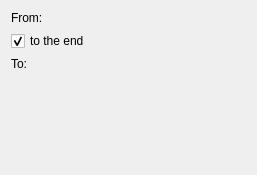
<?xml version="1.0" encoding="UTF-8"?>
<ui version="4.0">
 <class>RangeModifierDialogWidget</class>
 <widget class="QWidget" name="RangeModifierDialogWidget">
  <property name="geometry">
   <rect>
    <x>0</x>
    <y>0</y>
    <width>257</width>
    <height>175</height>
   </rect>
  </property>
  <layout class="QVBoxLayout" name="verticalLayout">
   <item>
    <layout class="QGridLayout" name="gridLayout" columnstretch="0,10">
     <item row="0" column="0">
      <widget class="QLabel" name="label">
       <property name="text">
        <string comment="start of the range">From:</string>
       </property>
      </widget>
     </item>
     <item row="0" column="1">
      <widget class="KIntNumInput" name="startInput" native="true">
       <property name="minimum" stdset="0">
        <number>1</number>
       </property>
      </widget>
     </item>
     <item row="1" column="0" colspan="2">
      <widget class="QCheckBox" name="toTheEndCheckBox">
       <property name="text">
        <string comment="range goes to the end of the string">to the end</string>
       </property>
       <property name="checked">
        <bool>true</bool>
       </property>
      </widget>
     </item>
     <item row="2" column="0">
      <widget class="QLabel" name="label_2">
       <property name="text">
        <string comment="end of the range">To:</string>
       </property>
      </widget>
     </item>
     <item row="2" column="1">
      <widget class="KIntNumInput" name="stopInput" native="true">
       <property name="minimum" stdset="0">
        <number>1</number>
       </property>
      </widget>
     </item>
    </layout>
   </item>
   <item>
    <spacer name="verticalSpacer">
     <property name="orientation">
      <enum>Qt::Vertical</enum>
     </property>
     <property name="sizeHint" stdset="0">
      <size>
       <width>20</width>
       <height>0</height>
      </size>
     </property>
    </spacer>
   </item>
  </layout>
 </widget>
 <customwidgets>
  <customwidget>
   <class>KIntNumInput</class>
   <extends>QWidget</extends>
   <header>knuminput.h</header>
  </customwidget>
 </customwidgets>
 <resources/>
 <connections/>
</ui>
